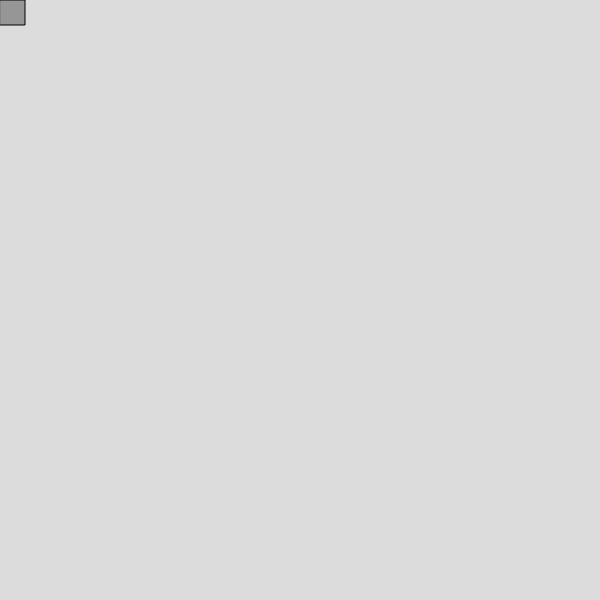
Frame 1 (no input)
Frame 60 (no input): identical to frame 1, image omitted
Frame 120 (the mouse pressed at the canvas centre since frame 60): identical to frame 1, image omitted

The p5.js sketch that drew this single still picture (run headless with seeded random() and noise() and a simulated clock; from frame 60 on, the mouse is pressed at the canvas centre):

// p5.js sketch
// ── sketch.js
// State variable Challenge
// Adrian Chan
// October 6, 2025

// GLOBAL VARIABLE
let x = 0;
let y = 0;
let squareSize = 25
let directionState = 0;   // 0-Right  1-Down  2-Left  3-Up

function setup() {
  createCanvas(600, 600);
}

function draw() {
  background(220);
  drawSquare();
}

function drawSquare(){
  fill(150)
  square(x, y, squareSize);
}
